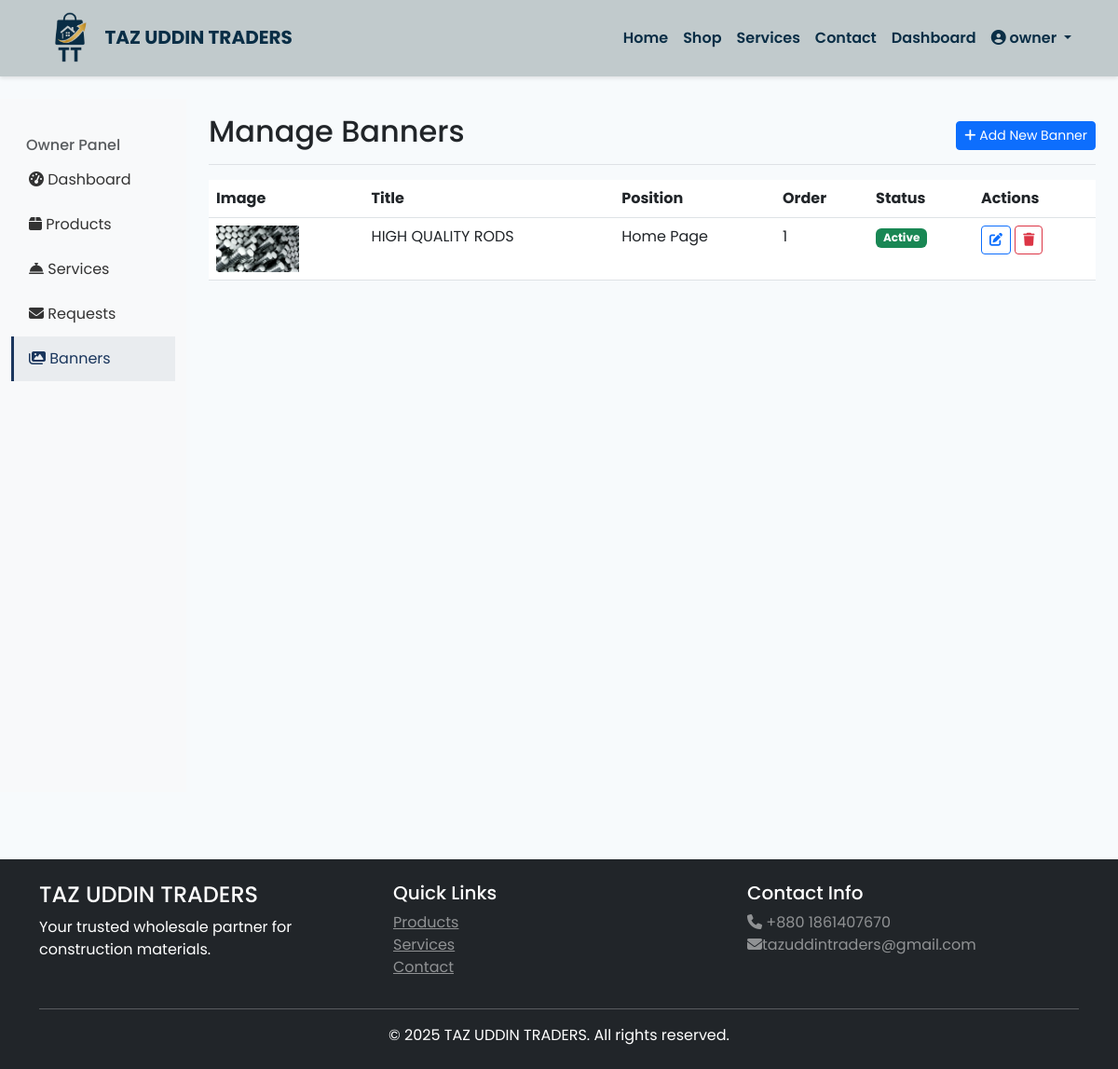
/banners/ (signed in), run on the app's committed database.
### accounts/models.py (models this page shows)
class User(AbstractUser):
    ROLE_CHOICES = (
        ('superadmin', 'Superadmin'),
        ('owner', 'Owner'),
        ('client', 'Client'),
    )
    role = models.CharField(max_length=20, choices=ROLE_CHOICES, default='client')
    phone = models.CharField(max_length=15, blank=True)
    address = models.TextField(blank=True)
    created_at = models.DateTimeField(auto_now_add=True)
    updated_at = models.DateTimeField(auto_now=True)
    class Meta:
        db_table = 'users'
    def is_superadmin(self):
        return self.role == 'superadmin'
    def is_owner(self):
        return self.role == 'owner'
    def is_client(self):
        return self.role == 'client'

### core/models.py (models this page shows, shortened)
class Banner(models.Model):
    POSITION_CHOICES = (
        ('home', 'Home Page'),
        ('shop', 'Shop Page'),
        ('services', 'Services Page'),
    )
    title = models.CharField(max_length=200)
    subtitle = models.CharField(max_length=300, blank=True)
    image = models.ImageField(upload_to='banners/')
    position = models.CharField(max_length=20, choices=POSITION_CHOICES)
    link_url = models.URLField(blank=True)
    order = models.IntegerField(default=0)
    is_active = models.BooleanField(default=True)
    created_at = models.DateTimeField(auto_now_add=True)
    updated_at = models.DateTimeField(auto_now=True)
    class Meta:
        ordering = ['position', 'order']

### core/views.py (the view)
# urls.py: path('banners/', views.OwnerBannerListView.as_view(), name='owner_banner_list'),
class OwnerBannerListView(LoginRequiredMixin, UserPassesTestMixin, ListView):
    model = Banner
    template_name = 'owner/banner_list.html'
    context_object_name = 'banners'
    def test_func(self):
        return is_owner_or_superadmin(self.request.user)

### core/views.py (called while the page is built)
def is_owner_or_superadmin(user):
    return user.is_authenticated and (user.is_owner() or user.is_superadmin())

### templates/owner/banner_list.html (shortened to what this page needs)
{% extends 'base.html' %}
{% block content %}
<div class="container-fluid">
    <div class="row">
        <div class="col-md-3 col-lg-2 d-md-block sidebar">
            <div class="position-sticky pt-3">
                <h6 class="sidebar-heading d-flex justify-content-between align-items-center px-3 mt-4 mb-1 text-muted">
                    <span>Owner Panel</span>
                </h6>
                <ul class="nav flex-column">
                    <li class="nav-item">
                        <a class="nav-link" href="{% url 'core:owner_dashboard' %}">
                            <i class="fas fa-tachometer-alt"></i> Dashboard
                        </a>
                    </li>
                    <li class="nav-item">
                        <a class="nav-link" href="{% url 'shop:owner_product_list' %}">
                            <i class="fas fa-box"></i> Products
                        </a>
                    </li>
                    <li class="nav-item">
                        <a class="nav-link" href="{% url 'services:owner_service_list' %}">
                            <i class="fas fa-concierge-bell"></i> Services
                        </a>
                    </li>
                    <li class="nav-item">
                        <a class="nav-link" href="{% url 'services:owner_request_list' %}">
                            <i class="fas fa-envelope"></i> Requests
                        </a>
                    </li>
                    <li class="nav-item">
                        <a class="nav-link active" href="{% url 'core:owner_banner_list' %}">
                            <i class="fas fa-images"></i> Banners
                        </a>
                    </li>
                </ul>
            </div>
        </div>
        <main class="col-md-9 ms-sm-auto col-lg-10 px-md-4">
            <div class="d-flex justify-content-between flex-wrap flex-md-nowrap align-items-center pt-3 pb-2 mb-3 border-bottom">
                <h1 class="h2">Manage Banners</h1>
                <div class="btn-toolbar mb-2 mb-md-0">
                    <a href="{% url 'core:banner_create' %}" class="btn btn-sm btn-primary">
                        <i class="fas fa-plus"></i> Add New Banner
                    </a>
                </div>
            </div>
            <div class="table-responsive">
                <table class="table table-hover">
                    <thead>
                        <tr>
                            <th>Image</th>
                            <th>Title</th>
                            <th>Position</th>
                            <th>Order</th>
                            <th>Status</th>
                            <th>Actions</th>
                        </tr>
                    </thead>
                    <tbody>
                        {% for banner in banners %}
                        <tr>
                            <td>
                                <img src="{{ banner.image.url }}" alt="{{ banner.title }}" style="height: 50px;">
                            </td>
                            <td>
                                {{ banner.title }}<br>
                            </td>
                            <td>{{ banner.get_position_display }}</td>
                            <td>{{ banner.order }}</td>
                            <td>
                                {% if banner.is_active %}
                                    <span class="badge bg-success">Active</span>
                                {% else %}
                                    <span class="badge bg-secondary">Inactive</span>
                                {% endif %}
                            </td>
                            <td>
                                <a href="{% url 'core:banner_update' banner.pk %}" class="btn btn-sm btn-outline-primary">
                                    <i class="fas fa-edit"></i>
                                </a>
                                <a href="{% url 'core:banner_delete' banner.pk %}" class="btn btn-sm btn-outline-danger"
                                   data-confirm="Are you sure you want to delete this banner?">
                                    <i class="fas fa-trash"></i>
                                </a>
                            </td>
                        </tr>
                        {% empty %}
                        <tr>
                            <td colspan="6" class="text-center text-muted">No banners found.</td>
                        </tr>
                        {% endfor %}
                    </tbody>
                </table>
            </div>
        </main>
    </div>
</div>
{% endblock %}

### templates/base.html (shortened to what this page needs)
 {% load static %}
<!DOCTYPE html>
<html lang="en">
<head>
    <link href="https://cdn.jsdelivr.net/npm/bootstrap@5.3.0/dist/css/bootstrap.min.css" rel="stylesheet">
    <link rel="stylesheet" href="https://cdnjs.cloudflare.com/ajax/libs/font-awesome/6.4.0/css/all.min.css">
    {% load static %}
    <link rel="stylesheet" href="{% static 'css/style.css' %}">
</head>
<body>
    <nav class="navbar navbar-expand-lg navbar-dark" style="background-color: #C1CACC;">
        <div class="container">
            <a class="navbar-brand fw-bold" href="{% url 'core:home' %}" style="color:#0A2E46;">
                <img src="{% static 'img/logo.png' %}"  style="height:3.5rem;"> TAZ UDDIN TRADERS
            </a>
            <div class="collapse navbar-collapse" id="navbarNav">
                <ul class="navbar-nav ms-auto">
                    <li class="nav-item">
                        <a class="nav-link" style="color:#0A2E46;" href="{% url 'core:home' %}">Home</a>
                    </li>
                    <li class="nav-item">
                        <a class="nav-link" style="color:#0A2E46;" href="{% url 'shop:product_list' %}">Shop</a>
                    </li>
                    <li class="nav-item">
                        <a class="nav-link" style="color:#0A2E46;" href="{% url 'services:service_list' %}">Services</a>
                    </li>
                    <li class="nav-item">
                        <a class="nav-link" style="color:#0A2E46;" href="{% url 'core:contact' %}">Contact</a>
                    </li>
                    {% if user.is_authenticated %}
                        {% if user.is_owner or user.is_superadmin %}
                            <li class="nav-item">
                                <a class="nav-link" style="color:#0A2E46;" href="{% url 'core:owner_dashboard' %}">Dashboard</a>
                            </li>
                        {% endif %}
                        <li class="nav-item dropdown">
                            <a class="nav-link dropdown-toggle" style="color:#0A2E46;" href="#" id="navbarDropdown" role="button" data-bs-toggle="dropdown">
                                <i class="fas fa-user-circle"></i> {{ user.username }}
                            </a>
                        </li>
                    {% endif %}
                </ul>
            </div>
        </div>
    </nav>
    <main class="py-4">
        {% block content %}{% endblock %}
    </main>
    <footer class="bg-dark text-white py-4 mt-5">
        <div class="container">
            <div class="row">
                <div class="col-md-4">
                    <h4>TAZ UDDIN TRADERS</h4>
                    <p>Your trusted wholesale partner for construction materials.</p>
                </div>
                <div class="col-md-4">
                    <h5>Quick Links</h5>
                    <ul class="list-unstyled">
                        <li><a href="{% url 'shop:product_list' %}" class="text-white-50">Products</a></li>
                        <li><a href="{% url 'services:service_list' %}" class="text-white-50">Services</a></li>
                        <li><a href="{% url 'core:contact' %}" class="text-white-50">Contact</a></li>
                    </ul>
                </div>
                <div class="col-md-4">
                    <h5>Contact Info</h5>
                    <p class="text-white-50">
                        <i class="fas fa-phone"></i> +880 1861407670<br>
                        <i class="fas fa-envelope"></i>tazuddintraders@gmail.com
                    </p>
                </div>
            </div>
            <hr class="bg-white">
            <p class="text-center mb-0">&copy; 2025 TAZ UDDIN TRADERS. All rights reserved.</p>
        </div>
    </footer>
</body>
</html>

### static/css/style.css (style rules this page uses)
:root { --primary-color: #1a365d; --secondary-color: #2d3748; --success-color: #48bb78; --danger-color: #f56565; --warning-color: #ecc94b; --light-bg: #f7fafc; --border-radius: 0.5rem; }
body { font-family: 'Poppins', sans-serif; background-color: var(--light-bg); }
.navbar { box-shadow: 0 2px 4px rgba(0,0,0,0.1); font-weight: 600; }
.sidebar { min-height: calc(100vh - 56px); background-color: #f8f9fa; }
.sidebar .nav-link { color: #333; padding: 0.75rem 1rem; border-left: 3px solid transparent; }
.sidebar .nav-link.active { background-color: #e9ecef; border-left-color: var(--primary-color); color: var(--primary-color); }

### data on the page
User: username "owner"
Banner: image (picture), title "HIGH QUALITY RODS", position "Home Page", order "1", is_active "Active"
